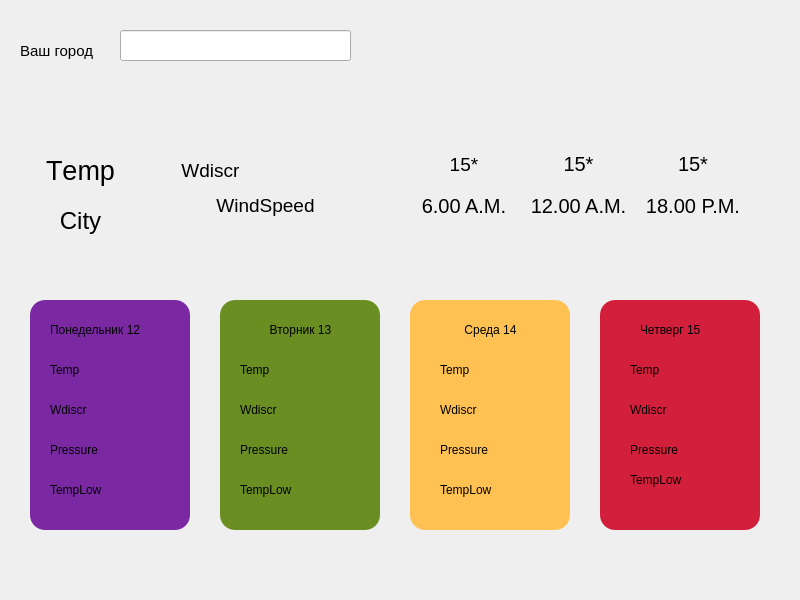
<?xml version="1.0" encoding="UTF-8"?>
<ui version="4.0">
 <class>MainWindow</class>
 <widget class="QMainWindow" name="MainWindow">
  <property name="geometry">
   <rect>
    <x>0</x>
    <y>0</y>
    <width>800</width>
    <height>600</height>
   </rect>
  </property>
  <property name="windowTitle">
   <string>WeatherApp</string>
  </property>
  <property name="windowIcon">
   <iconset resource="Resource.qrc">
    <normaloff>:/resources/img/weatherIcon.png</normaloff>:/resources/img/weatherIcon.png</iconset>
  </property>
  <property name="iconSize">
   <size>
    <width>35</width>
    <height>35</height>
   </size>
  </property>
  <widget class="QWidget" name="centralwidget">
   <widget class="QLineEdit" name="lineEdit">
    <property name="geometry">
     <rect>
      <x>120</x>
      <y>30</y>
      <width>231</width>
      <height>31</height>
     </rect>
    </property>
    <property name="text">
     <string/>
    </property>
   </widget>
   <widget class="QPushButton" name="monday">
    <property name="geometry">
     <rect>
      <x>30</x>
      <y>300</y>
      <width>160</width>
      <height>230</height>
     </rect>
    </property>
    <property name="styleSheet">
     <string notr="true">background-color: rgb(122, 41, 163);
border-radius: 15px;</string>
    </property>
    <property name="text">
     <string/>
    </property>
   </widget>
   <widget class="QPushButton" name="tuesday">
    <property name="geometry">
     <rect>
      <x>220</x>
      <y>300</y>
      <width>160</width>
      <height>230</height>
     </rect>
    </property>
    <property name="styleSheet">
     <string notr="true">background-color: rgb(107, 142, 35);
border-radius: 15px;</string>
    </property>
    <property name="text">
     <string/>
    </property>
   </widget>
   <widget class="QPushButton" name="thursday">
    <property name="geometry">
     <rect>
      <x>600</x>
      <y>300</y>
      <width>160</width>
      <height>230</height>
     </rect>
    </property>
    <property name="styleSheet">
     <string notr="true">background-color: rgb(210, 31, 60);
border-radius: 15px;</string>
    </property>
    <property name="text">
     <string/>
    </property>
   </widget>
   <widget class="QPushButton" name="wednesday">
    <property name="geometry">
     <rect>
      <x>410</x>
      <y>300</y>
      <width>160</width>
      <height>230</height>
     </rect>
    </property>
    <property name="styleSheet">
     <string notr="true">background-color: rgb(255, 194, 82);
border-radius: 15px;</string>
    </property>
    <property name="text">
     <string/>
    </property>
   </widget>
   <widget class="QLabel" name="label">
    <property name="geometry">
     <rect>
      <x>50</x>
      <y>320</y>
      <width>121</width>
      <height>20</height>
     </rect>
    </property>
    <property name="text">
     <string>Понедельник 12</string>
    </property>
   </widget>
   <widget class="QLabel" name="label_2">
    <property name="geometry">
     <rect>
      <x>250</x>
      <y>320</y>
      <width>101</width>
      <height>20</height>
     </rect>
    </property>
    <property name="text">
     <string>Вторник 13</string>
    </property>
    <property name="alignment">
     <set>Qt::AlignCenter</set>
    </property>
   </widget>
   <widget class="QLabel" name="label_3">
    <property name="geometry">
     <rect>
      <x>450</x>
      <y>320</y>
      <width>81</width>
      <height>20</height>
     </rect>
    </property>
    <property name="text">
     <string>Среда 14</string>
    </property>
    <property name="alignment">
     <set>Qt::AlignCenter</set>
    </property>
   </widget>
   <widget class="QLabel" name="label_4">
    <property name="geometry">
     <rect>
      <x>640</x>
      <y>320</y>
      <width>91</width>
      <height>20</height>
     </rect>
    </property>
    <property name="text">
     <string>Четверг 15</string>
    </property>
   </widget>
   <widget class="QLabel" name="label_5">
    <property name="geometry">
     <rect>
      <x>50</x>
      <y>360</y>
      <width>63</width>
      <height>20</height>
     </rect>
    </property>
    <property name="text">
     <string>Temp</string>
    </property>
   </widget>
   <widget class="QLabel" name="label_6">
    <property name="geometry">
     <rect>
      <x>240</x>
      <y>360</y>
      <width>63</width>
      <height>20</height>
     </rect>
    </property>
    <property name="text">
     <string>Temp</string>
    </property>
   </widget>
   <widget class="QLabel" name="label_7">
    <property name="geometry">
     <rect>
      <x>440</x>
      <y>360</y>
      <width>63</width>
      <height>20</height>
     </rect>
    </property>
    <property name="text">
     <string>Temp</string>
    </property>
   </widget>
   <widget class="QLabel" name="label_8">
    <property name="geometry">
     <rect>
      <x>630</x>
      <y>360</y>
      <width>63</width>
      <height>20</height>
     </rect>
    </property>
    <property name="text">
     <string>Temp</string>
    </property>
   </widget>
   <widget class="QLabel" name="label_9">
    <property name="geometry">
     <rect>
      <x>50</x>
      <y>400</y>
      <width>63</width>
      <height>20</height>
     </rect>
    </property>
    <property name="text">
     <string>Wdiscr</string>
    </property>
   </widget>
   <widget class="QLabel" name="label_10">
    <property name="geometry">
     <rect>
      <x>240</x>
      <y>400</y>
      <width>63</width>
      <height>20</height>
     </rect>
    </property>
    <property name="text">
     <string>Wdiscr</string>
    </property>
   </widget>
   <widget class="QLabel" name="label_11">
    <property name="geometry">
     <rect>
      <x>630</x>
      <y>400</y>
      <width>63</width>
      <height>20</height>
     </rect>
    </property>
    <property name="text">
     <string>Wdiscr</string>
    </property>
   </widget>
   <widget class="QLabel" name="label_12">
    <property name="geometry">
     <rect>
      <x>440</x>
      <y>400</y>
      <width>63</width>
      <height>20</height>
     </rect>
    </property>
    <property name="text">
     <string>Wdiscr</string>
    </property>
   </widget>
   <widget class="QLabel" name="label_13">
    <property name="geometry">
     <rect>
      <x>50</x>
      <y>440</y>
      <width>63</width>
      <height>20</height>
     </rect>
    </property>
    <property name="text">
     <string>Pressure</string>
    </property>
   </widget>
   <widget class="QLabel" name="label_14">
    <property name="geometry">
     <rect>
      <x>240</x>
      <y>440</y>
      <width>63</width>
      <height>20</height>
     </rect>
    </property>
    <property name="text">
     <string>Pressure</string>
    </property>
   </widget>
   <widget class="QLabel" name="label_15">
    <property name="geometry">
     <rect>
      <x>440</x>
      <y>440</y>
      <width>63</width>
      <height>20</height>
     </rect>
    </property>
    <property name="text">
     <string>Pressure</string>
    </property>
   </widget>
   <widget class="QLabel" name="label_16">
    <property name="geometry">
     <rect>
      <x>630</x>
      <y>440</y>
      <width>63</width>
      <height>20</height>
     </rect>
    </property>
    <property name="text">
     <string>Pressure</string>
    </property>
   </widget>
   <widget class="QLabel" name="label_17">
    <property name="geometry">
     <rect>
      <x>50</x>
      <y>480</y>
      <width>71</width>
      <height>20</height>
     </rect>
    </property>
    <property name="text">
     <string>TempLow</string>
    </property>
   </widget>
   <widget class="QLabel" name="label_18">
    <property name="geometry">
     <rect>
      <x>440</x>
      <y>480</y>
      <width>71</width>
      <height>20</height>
     </rect>
    </property>
    <property name="text">
     <string>TempLow</string>
    </property>
   </widget>
   <widget class="QLabel" name="label_19">
    <property name="geometry">
     <rect>
      <x>240</x>
      <y>480</y>
      <width>71</width>
      <height>20</height>
     </rect>
    </property>
    <property name="text">
     <string>TempLow</string>
    </property>
   </widget>
   <widget class="QLabel" name="label_20">
    <property name="geometry">
     <rect>
      <x>630</x>
      <y>470</y>
      <width>71</width>
      <height>20</height>
     </rect>
    </property>
    <property name="text">
     <string>TempLow</string>
    </property>
   </widget>
   <widget class="QLabel" name="label_21">
    <property name="geometry">
     <rect>
      <x>20</x>
      <y>40</y>
      <width>91</width>
      <height>21</height>
     </rect>
    </property>
    <property name="font">
     <font>
      <pointsize>11</pointsize>
     </font>
    </property>
    <property name="text">
     <string>Ваш город </string>
    </property>
   </widget>
   <widget class="QWidget" name="gridLayoutWidget">
    <property name="geometry">
     <rect>
      <x>410</x>
      <y>140</y>
      <width>337</width>
      <height>101</height>
     </rect>
    </property>
    <layout class="QGridLayout" name="gridLayout">
     <item row="1" column="0">
      <widget class="QLabel" name="label_22">
       <property name="font">
        <font>
         <pointsize>15</pointsize>
        </font>
       </property>
       <property name="text">
        <string>6.00 A.M.</string>
       </property>
       <property name="alignment">
        <set>Qt::AlignHCenter|Qt::AlignTop</set>
       </property>
      </widget>
     </item>
     <item row="1" column="1">
      <widget class="QLabel" name="label_24">
       <property name="font">
        <font>
         <pointsize>15</pointsize>
        </font>
       </property>
       <property name="text">
        <string>12.00 A.M.</string>
       </property>
       <property name="alignment">
        <set>Qt::AlignHCenter|Qt::AlignTop</set>
       </property>
      </widget>
     </item>
     <item row="1" column="2">
      <widget class="QLabel" name="label_23">
       <property name="font">
        <font>
         <pointsize>15</pointsize>
        </font>
       </property>
       <property name="text">
        <string>18.00 P.M.</string>
       </property>
       <property name="alignment">
        <set>Qt::AlignHCenter|Qt::AlignTop</set>
       </property>
      </widget>
     </item>
     <item row="0" column="0">
      <widget class="QLabel" name="label_25">
       <property name="font">
        <font>
         <pointsize>14</pointsize>
        </font>
       </property>
       <property name="text">
        <string>15*</string>
       </property>
       <property name="alignment">
        <set>Qt::AlignCenter</set>
       </property>
      </widget>
     </item>
     <item row="0" column="1">
      <widget class="QLabel" name="label_26">
       <property name="font">
        <font>
         <pointsize>15</pointsize>
        </font>
       </property>
       <property name="text">
        <string>15*</string>
       </property>
       <property name="alignment">
        <set>Qt::AlignCenter</set>
       </property>
      </widget>
     </item>
     <item row="0" column="2">
      <widget class="QLabel" name="label_27">
       <property name="font">
        <font>
         <pointsize>15</pointsize>
        </font>
       </property>
       <property name="text">
        <string>15*</string>
       </property>
       <property name="alignment">
        <set>Qt::AlignCenter</set>
       </property>
      </widget>
     </item>
    </layout>
   </widget>
   <widget class="QLabel" name="label_28">
    <property name="geometry">
     <rect>
      <x>30</x>
      <y>150</y>
      <width>101</width>
      <height>41</height>
     </rect>
    </property>
    <property name="font">
     <font>
      <pointsize>20</pointsize>
     </font>
    </property>
    <property name="text">
     <string>Тemp</string>
    </property>
    <property name="alignment">
     <set>Qt::AlignCenter</set>
    </property>
   </widget>
   <widget class="QLabel" name="label_29">
    <property name="geometry">
     <rect>
      <x>40</x>
      <y>200</y>
      <width>81</width>
      <height>41</height>
     </rect>
    </property>
    <property name="font">
     <font>
      <pointsize>18</pointsize>
     </font>
    </property>
    <property name="text">
     <string>City</string>
    </property>
    <property name="alignment">
     <set>Qt::AlignCenter</set>
    </property>
   </widget>
   <widget class="QLabel" name="label_30">
    <property name="geometry">
     <rect>
      <x>170</x>
      <y>160</y>
      <width>81</width>
      <height>21</height>
     </rect>
    </property>
    <property name="font">
     <font>
      <pointsize>14</pointsize>
     </font>
    </property>
    <property name="text">
     <string>Wdiscr</string>
    </property>
    <property name="alignment">
     <set>Qt::AlignCenter</set>
    </property>
   </widget>
   <widget class="QLabel" name="label_31">
    <property name="geometry">
     <rect>
      <x>200</x>
      <y>190</y>
      <width>131</width>
      <height>31</height>
     </rect>
    </property>
    <property name="font">
     <font>
      <pointsize>14</pointsize>
     </font>
    </property>
    <property name="text">
     <string>WindSpeed</string>
    </property>
    <property name="alignment">
     <set>Qt::AlignCenter</set>
    </property>
   </widget>
   <widget class="QLabel" name="Earth">
    <property name="geometry">
     <rect>
      <x>610</x>
      <y>-20</y>
      <width>171</width>
      <height>161</height>
     </rect>
    </property>
    <property name="text">
     <string/>
    </property>
   </widget>
  </widget>
  <widget class="QMenuBar" name="menubar">
   <property name="geometry">
    <rect>
     <x>0</x>
     <y>0</y>
     <width>800</width>
     <height>26</height>
    </rect>
   </property>
  </widget>
 </widget>
 <resources>
  <include location="Resource.qrc"/>
 </resources>
 <connections/>
</ui>
